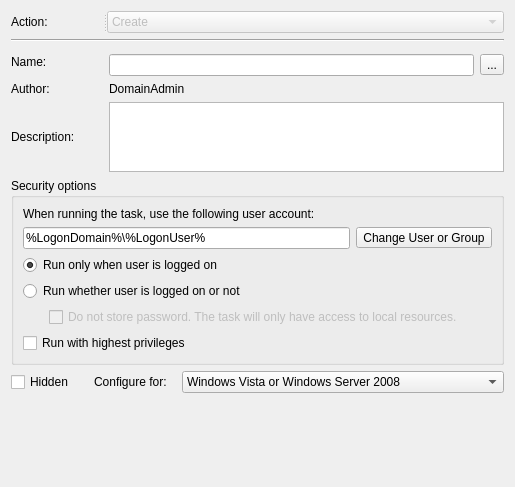
<?xml version="1.0" encoding="UTF-8"?>
<ui version="4.0">
 <class>ImmediateWin7Widget</class>
 <widget class="QWidget" name="ImmediateWin7Widget">
  <property name="geometry">
   <rect>
    <x>0</x>
    <y>0</y>
    <width>515</width>
    <height>487</height>
   </rect>
  </property>
  <property name="sizePolicy">
   <sizepolicy hsizetype="Fixed" vsizetype="Preferred">
    <horstretch>0</horstretch>
    <verstretch>0</verstretch>
   </sizepolicy>
  </property>
  <property name="minimumSize">
   <size>
    <width>515</width>
    <height>0</height>
   </size>
  </property>
  <property name="maximumSize">
   <size>
    <width>515</width>
    <height>16777215</height>
   </size>
  </property>
  <property name="windowTitle">
   <string>Form</string>
  </property>
  <layout class="QGridLayout" name="gridLayout_2">
   <item row="1" column="0" colspan="4">
    <widget class="Line" name="line">
     <property name="font">
      <font>
       <pointsize>9</pointsize>
      </font>
     </property>
     <property name="orientation">
      <enum>Qt::Horizontal</enum>
     </property>
    </widget>
   </item>
   <item row="2" column="0" rowspan="2">
    <widget class="QLabel" name="nameLabel">
     <property name="sizePolicy">
      <sizepolicy hsizetype="Fixed" vsizetype="Preferred">
       <horstretch>92</horstretch>
       <verstretch>0</verstretch>
      </sizepolicy>
     </property>
     <property name="minimumSize">
      <size>
       <width>92</width>
       <height>0</height>
      </size>
     </property>
     <property name="text">
      <string>Name:</string>
     </property>
     <property name="buddy">
      <cstring>nameLineEdit</cstring>
     </property>
    </widget>
   </item>
   <item row="5" column="1" colspan="3">
    <widget class="QTextEdit" name="descriptionTextEdit">
     <property name="sizePolicy">
      <sizepolicy hsizetype="Expanding" vsizetype="Fixed">
       <horstretch>0</horstretch>
       <verstretch>0</verstretch>
      </sizepolicy>
     </property>
     <property name="minimumSize">
      <size>
       <width>0</width>
       <height>70</height>
      </size>
     </property>
     <property name="maximumSize">
      <size>
       <width>16777215</width>
       <height>70</height>
      </size>
     </property>
     <property name="html">
      <string>&lt;!DOCTYPE HTML PUBLIC &quot;-//W3C//DTD HTML 4.0//EN&quot; &quot;http://www.w3.org/TR/REC-html40/strict.dtd&quot;&gt;
&lt;html&gt;&lt;head&gt;&lt;meta name=&quot;qrichtext&quot; content=&quot;1&quot; /&gt;&lt;style type=&quot;text/css&quot;&gt;
p, li { white-space: pre-wrap; }
&lt;/style&gt;&lt;/head&gt;&lt;body style=&quot; font-family:'Noto Sans'; font-size:9pt; font-weight:400; font-style:normal;&quot;&gt;
&lt;p style=&quot;-qt-paragraph-type:empty; margin-top:0px; margin-bottom:0px; margin-left:0px; margin-right:0px; -qt-block-indent:0; text-indent:0px;&quot;&gt;&lt;br /&gt;&lt;/p&gt;&lt;/body&gt;&lt;/html&gt;</string>
     </property>
    </widget>
   </item>
   <item row="0" column="0" colspan="4">
    <widget class="QSplitter" name="splitter">
     <property name="orientation">
      <enum>Qt::Horizontal</enum>
     </property>
     <widget class="QLabel" name="actionLabel">
      <property name="sizePolicy">
       <sizepolicy hsizetype="Fixed" vsizetype="Preferred">
        <horstretch>1</horstretch>
        <verstretch>0</verstretch>
       </sizepolicy>
      </property>
      <property name="minimumSize">
       <size>
        <width>92</width>
        <height>0</height>
       </size>
      </property>
      <property name="font">
       <font>
        <pointsize>9</pointsize>
       </font>
      </property>
      <property name="text">
       <string>Action:</string>
      </property>
      <property name="buddy">
       <cstring>actionComboBox</cstring>
      </property>
     </widget>
     <widget class="QComboBox" name="actionComboBox">
      <property name="enabled">
       <bool>false</bool>
      </property>
      <property name="sizePolicy">
       <sizepolicy hsizetype="Fixed" vsizetype="Fixed">
        <horstretch>180</horstretch>
        <verstretch>0</verstretch>
       </sizepolicy>
      </property>
      <property name="minimumSize">
       <size>
        <width>180</width>
        <height>0</height>
       </size>
      </property>
      <property name="currentText">
       <string>Create</string>
      </property>
      <item>
       <property name="text">
        <string>Create</string>
       </property>
      </item>
      <item>
       <property name="text">
        <string>Replace</string>
       </property>
      </item>
      <item>
       <property name="text">
        <string>Update</string>
       </property>
      </item>
      <item>
       <property name="text">
        <string>Delete</string>
       </property>
      </item>
     </widget>
    </widget>
   </item>
   <item row="3" column="1" colspan="2">
    <widget class="QLineEdit" name="nameLineEdit">
     <property name="sizePolicy">
      <sizepolicy hsizetype="Expanding" vsizetype="Fixed">
       <horstretch>0</horstretch>
       <verstretch>0</verstretch>
      </sizepolicy>
     </property>
    </widget>
   </item>
   <item row="7" column="0" colspan="4">
    <layout class="QHBoxLayout" name="horizontalLayout">
     <item>
      <widget class="QCheckBox" name="hiddenCheckBox">
       <property name="sizePolicy">
        <sizepolicy hsizetype="Fixed" vsizetype="Fixed">
         <horstretch>77</horstretch>
         <verstretch>0</verstretch>
        </sizepolicy>
       </property>
       <property name="minimumSize">
        <size>
         <width>77</width>
         <height>0</height>
        </size>
       </property>
       <property name="text">
        <string>Hidden</string>
       </property>
      </widget>
     </item>
     <item>
      <widget class="QLabel" name="configureLabel">
       <property name="sizePolicy">
        <sizepolicy hsizetype="Fixed" vsizetype="Preferred">
         <horstretch>80</horstretch>
         <verstretch>0</verstretch>
        </sizepolicy>
       </property>
       <property name="minimumSize">
        <size>
         <width>82</width>
         <height>0</height>
        </size>
       </property>
       <property name="text">
        <string>Configure for:</string>
       </property>
       <property name="buddy">
        <cstring>configureComboBox</cstring>
       </property>
      </widget>
     </item>
     <item>
      <widget class="QComboBox" name="configureComboBox">
       <property name="currentText">
        <string>Windows Vista or Windows Server 2008</string>
       </property>
       <property name="currentIndex">
        <number>1</number>
       </property>
       <item>
        <property name="text">
         <string>Windows 7</string>
        </property>
       </item>
       <item>
        <property name="text">
         <string>Windows Vista or Windows Server 2008</string>
        </property>
       </item>
       <item>
        <property name="text">
         <string>Windows Server 2003, Windows XP, Windows 2000</string>
        </property>
       </item>
      </widget>
     </item>
    </layout>
   </item>
   <item row="4" column="1">
    <widget class="QLabel" name="authorNameLabel">
     <property name="text">
      <string>DomainAdmin</string>
     </property>
     <property name="textFormat">
      <enum>Qt::AutoText</enum>
     </property>
    </widget>
   </item>
   <item row="5" column="0">
    <widget class="QLabel" name="descriptionLabel">
     <property name="text">
      <string>Description:</string>
     </property>
     <property name="buddy">
      <cstring>descriptionTextEdit</cstring>
     </property>
    </widget>
   </item>
   <item row="8" column="0" colspan="4">
    <spacer name="verticalSpacer">
     <property name="orientation">
      <enum>Qt::Vertical</enum>
     </property>
     <property name="sizeType">
      <enum>QSizePolicy::Expanding</enum>
     </property>
     <property name="sizeHint" stdset="0">
      <size>
       <width>20</width>
       <height>40</height>
      </size>
     </property>
    </spacer>
   </item>
   <item row="3" column="3">
    <widget class="QToolButton" name="nameToolButton">
     <property name="text">
      <string>...</string>
     </property>
    </widget>
   </item>
   <item row="4" column="0">
    <widget class="QLabel" name="authorLabel">
     <property name="text">
      <string>Author:</string>
     </property>
    </widget>
   </item>
   <item row="6" column="0" colspan="4">
    <widget class="QGroupBox" name="securityGroupBox">
     <property name="sizePolicy">
      <sizepolicy hsizetype="Preferred" vsizetype="Preferred">
       <horstretch>0</horstretch>
       <verstretch>0</verstretch>
      </sizepolicy>
     </property>
     <property name="title">
      <string>Security options</string>
     </property>
     <layout class="QGridLayout" name="gridLayout">
      <item row="1" column="0">
       <widget class="QLineEdit" name="accountLineEdit">
        <property name="text">
         <string>%LogonDomain%\%LogonUser%</string>
        </property>
       </widget>
      </item>
      <item row="1" column="1">
       <widget class="QToolButton" name="accountToolButton">
        <property name="text">
         <string>Change User or Group</string>
        </property>
       </widget>
      </item>
      <item row="4" column="0" colspan="2">
       <layout class="QHBoxLayout" name="horizontalLayout_2">
        <item>
         <widget class="QWidget" name="widget" native="true">
          <property name="minimumSize">
           <size>
            <width>20</width>
            <height>20</height>
           </size>
          </property>
         </widget>
        </item>
        <item>
         <widget class="QCheckBox" name="notstoredCheckBox">
          <property name="enabled">
           <bool>false</bool>
          </property>
          <property name="sizePolicy">
           <sizepolicy hsizetype="Fixed" vsizetype="Fixed">
            <horstretch>0</horstretch>
            <verstretch>0</verstretch>
           </sizepolicy>
          </property>
          <property name="minimumSize">
           <size>
            <width>465</width>
            <height>0</height>
           </size>
          </property>
          <property name="maximumSize">
           <size>
            <width>465</width>
            <height>16777215</height>
           </size>
          </property>
          <property name="text">
           <string>Do not store password. The task will only have access to local resources.</string>
          </property>
         </widget>
        </item>
       </layout>
      </item>
      <item row="0" column="0" colspan="2">
       <widget class="QLabel" name="runAccountLabel">
        <property name="text">
         <string>When running the task, use the following user account:</string>
        </property>
        <property name="buddy">
         <cstring>accountLineEdit</cstring>
        </property>
       </widget>
      </item>
      <item row="2" column="0" colspan="2">
       <widget class="QRadioButton" name="loggedRadioButton">
        <property name="text">
         <string>Run only when user is logged on</string>
        </property>
        <property name="checked">
         <bool>true</bool>
        </property>
       </widget>
      </item>
      <item row="3" column="0" colspan="2">
       <widget class="QRadioButton" name="notloggedRadioButton">
        <property name="text">
         <string>Run whether user is logged on or not</string>
        </property>
       </widget>
      </item>
      <item row="5" column="0" colspan="2">
       <widget class="QCheckBox" name="hightprivCheckBox">
        <property name="text">
         <string>Run with highest privileges</string>
        </property>
       </widget>
      </item>
     </layout>
    </widget>
   </item>
  </layout>
 </widget>
 <tabstops>
  <tabstop>actionComboBox</tabstop>
  <tabstop>nameLineEdit</tabstop>
  <tabstop>nameToolButton</tabstop>
  <tabstop>descriptionTextEdit</tabstop>
  <tabstop>accountLineEdit</tabstop>
  <tabstop>accountToolButton</tabstop>
  <tabstop>loggedRadioButton</tabstop>
  <tabstop>notloggedRadioButton</tabstop>
  <tabstop>hightprivCheckBox</tabstop>
  <tabstop>hiddenCheckBox</tabstop>
  <tabstop>configureComboBox</tabstop>
 </tabstops>
 <resources/>
 <connections>
  <connection>
   <sender>notloggedRadioButton</sender>
   <signal>toggled(bool)</signal>
   <receiver>notstoredCheckBox</receiver>
   <slot>setEnabled(bool)</slot>
   <hints>
    <hint type="sourcelabel">
     <x>179</x>
     <y>311</y>
    </hint>
    <hint type="destinationlabel">
     <x>271</x>
     <y>340</y>
    </hint>
   </hints>
  </connection>
 </connections>
</ui>
